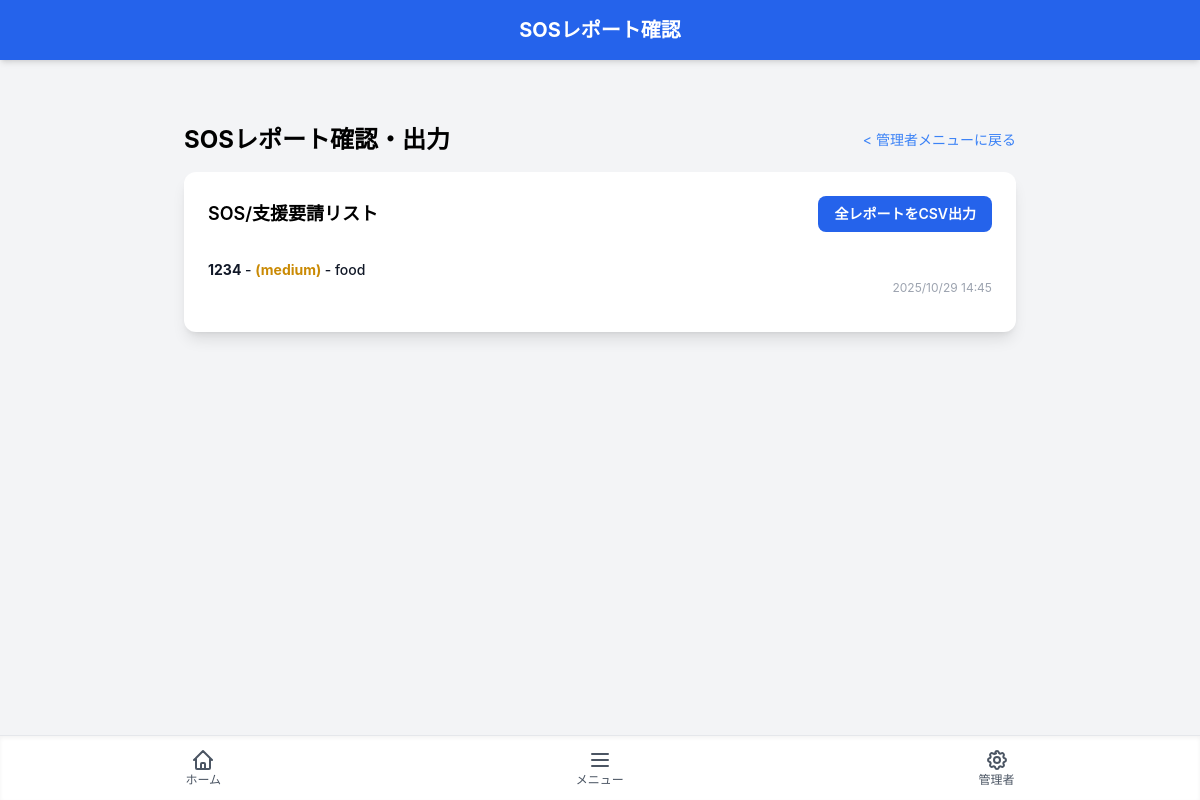
The page /admin/sos_reports (signed in) on the database its author committed.
### models.py (models this page shows, shortened)
class SupportRequest(db.Model):
    id = db.Column(db.Integer, primary_key=True)
    category = db.Column(db.String(100), nullable=False)
    priority = db.Column(db.String(50), nullable=False)
    details = db.Column(db.Text, nullable=True)
    timestamp = db.Column(db.DateTime, index=True, default=datetime.datetime.now)
    user_id = db.Column(db.Integer, db.ForeignKey('user.id'), nullable=False)

class User(UserMixin, db.Model):
    id = db.Column(db.Integer, primary_key=True)
    username = db.Column(db.String(100), unique=True, nullable=False)
    password_hash = db.Column(db.String(256), nullable=False)
    is_admin = db.Column(db.Boolean, nullable=False, default=False)
    requests = db.relationship('SupportRequest', backref='author', lazy=True)
    sos_signals = db.relationship('SOSSignal', backref='author', lazy=True)
    chat_messages = db.relationship('ChatMessage', backref='author', lazy=True)
    community_posts = db.relationship('CommunityPost', backref='author', lazy=True)
    groups = db.relationship('Group', secondary=user_group_association, lazy='subquery',
                             backref=db.backref('members', lazy=True))
    group_chat_messages = db.relationship('GroupChatMessage', backref='author', lazy=True)

### app.py (the view)
@app.route('/admin/sos_reports')
@login_required
@admin_required
def admin_sos_reports():
    try:
        reports = SupportRequest.query.options(db.joinedload(SupportRequest.author)).order_by(db.case( (SupportRequest.priority == 'high', 1), (SupportRequest.priority == 'medium', 2), (SupportRequest.priority == 'low', 3), else_=4), SupportRequest.timestamp.desc()).all()
    except Exception as e:
        app.logger.error(f"SOS reports fetch error: {e}"); reports = []; flash('SOSレポート取得失敗', 'danger')
    return render_template('admin/sos_reports.html', title='SOSレポート確認', reports=reports)

### app.py (called while the page is built)
@login_manager.user_loader
def load_user(user_id):
    return db.session.get(User, int(user_id))

def admin_required(f):
    @wraps(f)
    def decorated_function(*args, **kwargs):
        if not current_user.is_authenticated:
            return login_manager.unauthorized()
        if not current_user.is_admin:
            flash('このページにアクセスする権限がありません。', 'danger')
            return redirect(url_for('home'))
        return f(*args, **kwargs)
    return decorated_function

### templates/admin/sos_reports.html (shortened to what this page needs)
{% extends "layout.html" %}
{% block title %}SOSレポート確認{% endblock %}
{% block content %}
<div class="p-4 md:p-8 max-w-4xl mx-auto">
    <div class="flex justify-between items-center mb-4">
        <h2 class="text-2xl font-bold">SOSレポート確認・出力</h2>
        <a href="{{ url_for('admin_menu') }}" class="text-sm text-blue-500 hover:underline">&lt; 管理者メニューに戻る</a>
    </div>
    <div class="bg-white p-6 rounded-xl shadow-lg">
        <div class="flex justify-between items-center mb-4">
            <h3 class="text-lg font-semibold">SOS/支援要請リスト</h3>
            <a href="{{ url_for('admin_export_csv') }}" class="bg-blue-600 text-white px-4 py-2 rounded-lg hover:bg-blue-700 transition-colors font-semibold text-sm">
                全レポートをCSV出力
            </a>
        </div>
        <ul class="divide-y divide-gray-200">
            {% for report in reports %}
            <li class="py-3">
                <p class="text-sm font-medium text-gray-900">
                    <strong>{{ report.author.username }}</strong> -
                    <span class="font-bold
                        {% if report.priority == 'high' %}text-red-600
                        {% elif report.priority == 'medium' %}text-yellow-600
                        {% else %}text-green-600{% endif %}">
                        ({{ report.priority }})
                    </span>
                    - {{ report.category }}
                </p>
                <p class="text-xs text-gray-400 text-right">{{ report.timestamp.strftime('%Y/%m/%d %H:%M') }}</p>
            </li>
            {% else %}
            <li class="py-3 text-gray-500">現在、支援要請はありません。</li>
            {% endfor %}
        </ul>
    </div>
</div>
{% endblock %}

### rows shown on the page
SupportRequest: author.username "1234", priority "medium", category "food", timestamp "2025/10/29 14:45"
